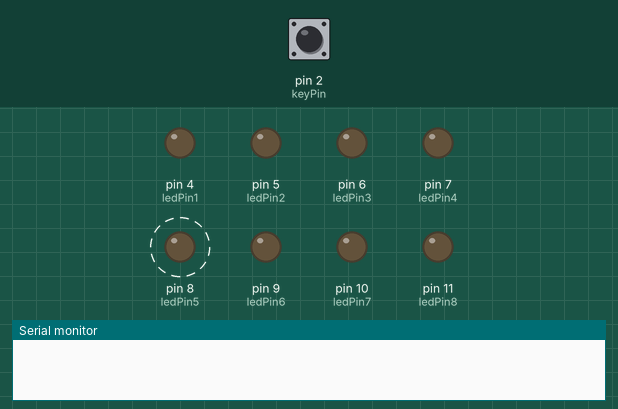
The sketch below on a simulated Arduino Uno, built with avr-gcc and run on an emulated ATmega328P. Shown: output pins drawn as LEDs (lit = HIGH), the last lines printed to the serial monitor. Dashed ring = blinking. The inputs (shaded band) are chosen by the test bench; at power-on: pin 2 (keyPin) LOW. Random numbers use the default seed unless the sketch sets one.

Above: at 0.77 s.
1.1 s: pin 2 (keyPin) pulled HIGH for 0.15 s
At 1.1 s:
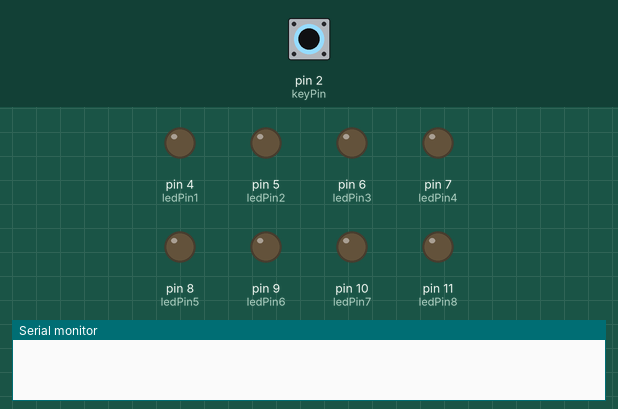
At 16.43 s:
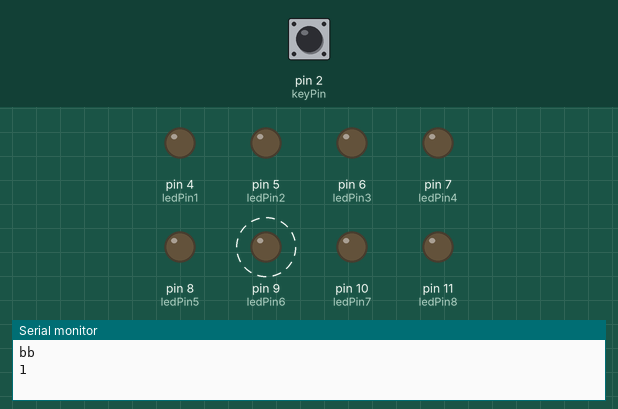
Timing chart, 0 to 17.1 s (numbered marks = the images above; inputs shaded):
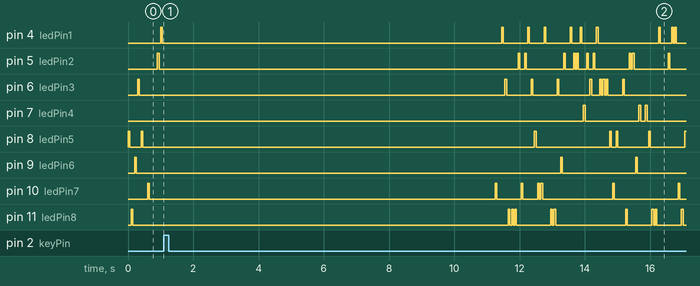

The sketch:

sketch_oct25b.ino
```cpp
int ledPin1=4;
int ledPin2=5;
int ledPin3=6;
int ledPin4=7;
int ledPin5=8;
int ledPin6=9;
int ledPin7=10;
int ledPin8=11;


int keyPin=2;
int i=1;
int j=0;
int rand_n;
void setup()
{
pinMode(ledPin1,OUTPUT);
pinMode(ledPin2,OUTPUT);
pinMode(ledPin3,OUTPUT);
pinMode(ledPin4,OUTPUT);
pinMode(ledPin5,OUTPUT);
pinMode(ledPin6,OUTPUT);
pinMode(ledPin7,OUTPUT);
pinMode(ledPin8,OUTPUT);

pinMode(keyPin,INPUT);
Serial.begin(9600);


while(1)
{
  int keyState =digitalRead(keyPin);


  rand_n=random(4,13);
    if (keyState==HIGH)
        {
          j=1;
         Serial.println("bb");
          //i=17;
          //j=j+1;
          Serial.println(i);
          //delay(1000);
          //break;
          digitalWrite(rand_n,HIGH);
          delay(50);
          if (j==1)
            {
            delay(10000);

            }


        }
  digitalWrite(rand_n,HIGH);
  delay(50);
  digitalWrite(rand_n,LOW);
  delay(50);


  }

  // put your setup code here, to run once:

}


    void loop()
  {

  }
```
